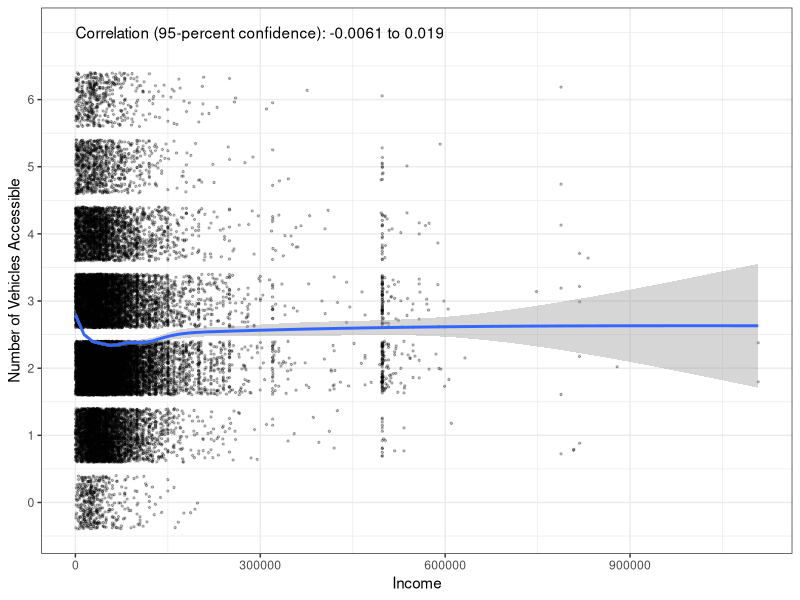
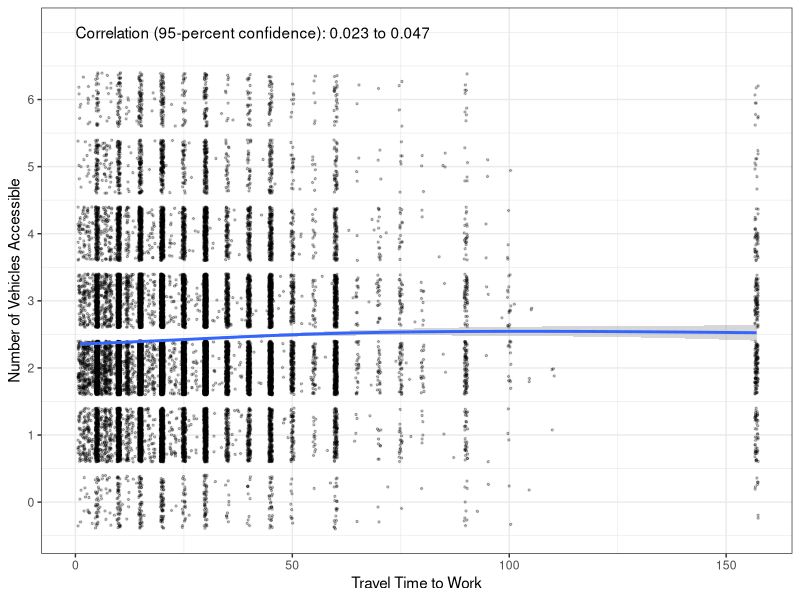
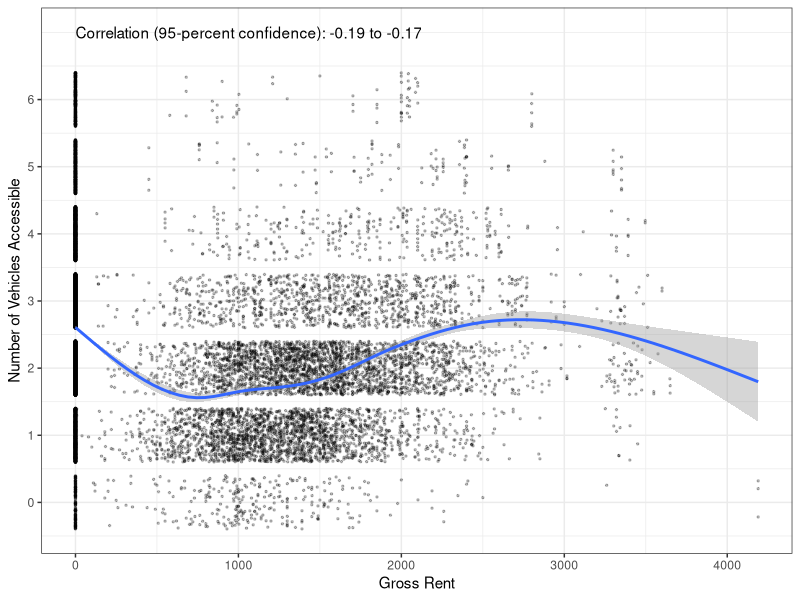
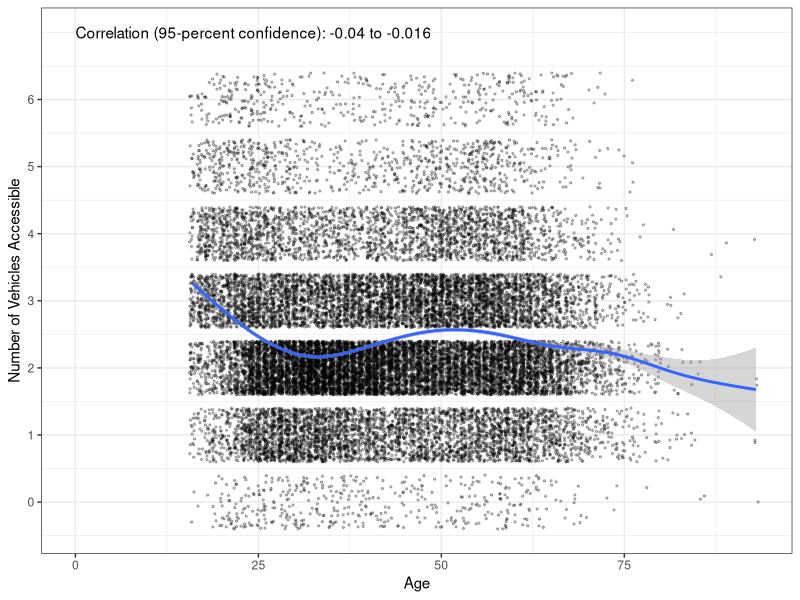
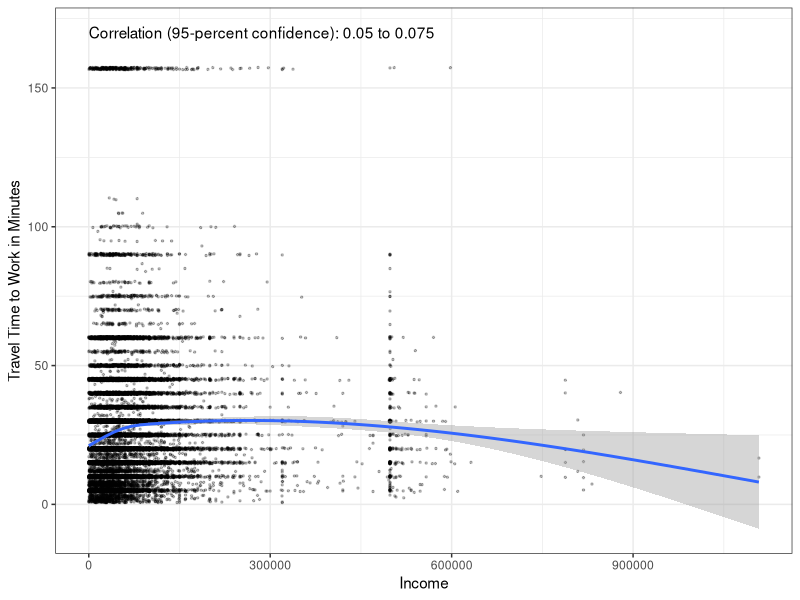
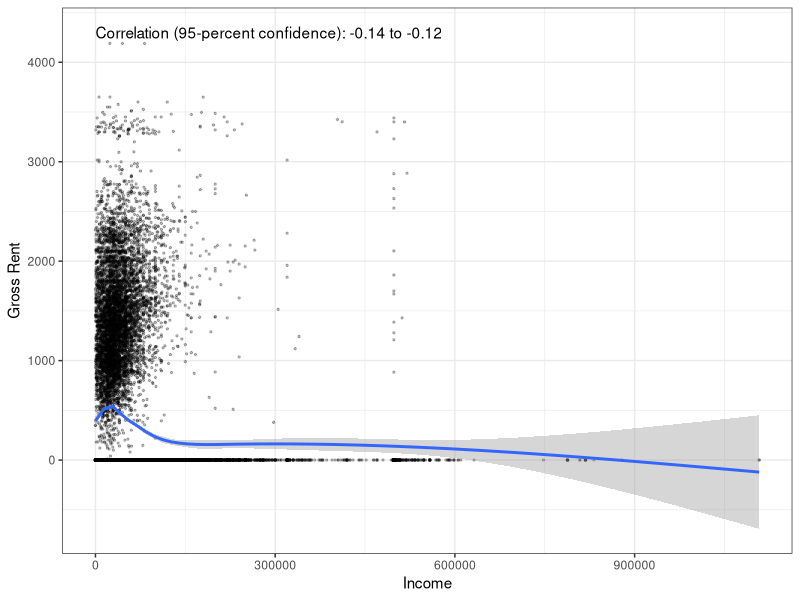
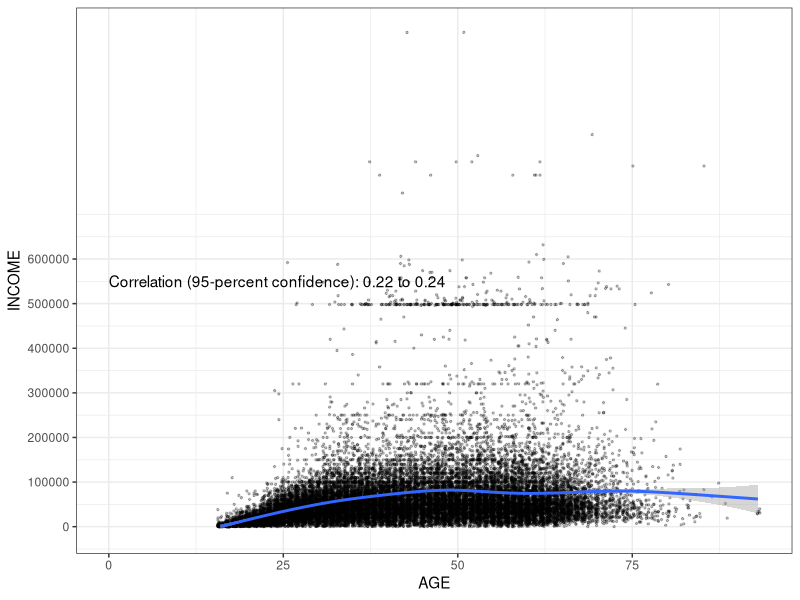
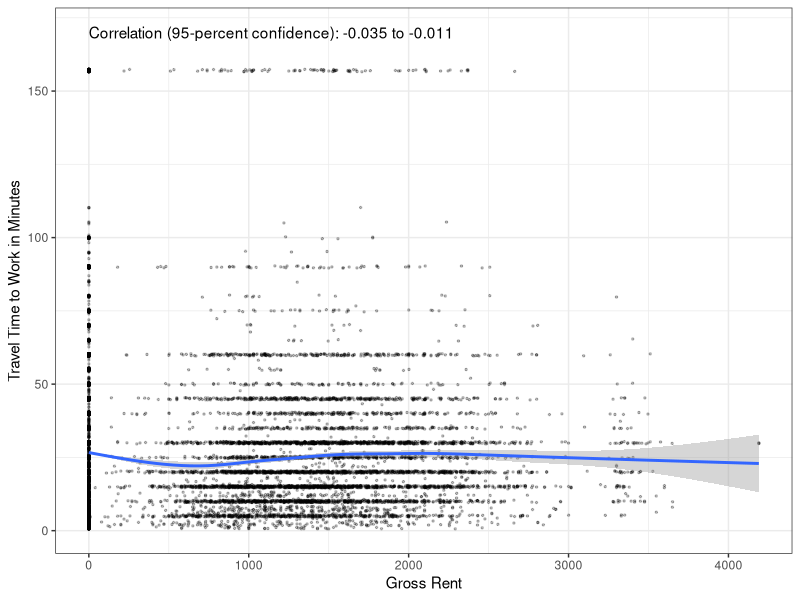

Write R code to recreate these figures, in order. (Note: this script raises an error after producing the figures.)
## ---- chunk 1
knitr::opts_chunk$set(echo = TRUE, warning=FALSE, message=FALSE)
## ---- chunk 2
library(tidyverse)
library(ggplot2)
## ---- chunk 3
transpo_data <- read.csv("transpo_data.csv") %>%
  mutate(meansTW = case_when(
    JWTR_label=="Bicycle"~"Bicycle",
    JWTR_label=="Bus or trolley bus"~"Bus or\ntrolley bus",
    JWTR_label=="Car, truck, or van"~"Car, truck,\nor van",
    JWTR_label=="Motorcycle"~"Motorcycle",
    JWTR_label=="Other method"~"Other",
    JWTR_label=="Railroad"~"Railroad",
    JWTR_label=="Streetcar or trolley car (carro publico in Puerto Rico)"~"Streetcar or\ntrolley car",
    JWTR_label=="Subway or elevated"~"Subway or\nelevated",
    JWTR_label=="Taxicab"~"Taxicab",
    JWTR_label=="Walked"~"Walk")) %>%
  mutate(edu = case_when(
    SCHL_label=="Some college, but less than 1 year"~"<1 year of college",
    SCHL_label=="Regular high school diploma"~"High school diploma",
    SCHL_label=="Bachelor's degree"~"Bachelor's degree",
    SCHL_label=="1 or more years of college credit, no degree"~"> 1 yr of college,\nno degree",
    SCHL_label=="Master's degree"~"Master's degree",
    SCHL_label=="GED or alternative credential"~"GED",
    SCHL_label=="Doctorate degree"~"Doctorate degree",
    SCHL_label=="Associate's degree"~"Associate's degree",
    SCHL_label=="Grade 8"~"Grade 8",
    SCHL_label=="Grade 7"~"Grade 7",
    SCHL_label=="Grade 10"~"Grade 10",
    SCHL_label=="12th grade - no diploma"~"12th grade -\nno diploma",
    SCHL_label=="Grade 6"~"Grade 6",
    SCHL_label=="Grade 11"~"Grade 11",
    SCHL_label=="Professional degree beyond a bachelor's degree"~"Professional degree",
    SCHL_label=="Grade 9"~"Grade 9",
    SCHL_label=="No schooling completed"~"No schooling",
    SCHL_label=="Grade 5"~"Grade 5",
    SCHL_label=="Grade 4"~"Grade 4",
    SCHL_label=="Nursery school, preschool"~"Preschool",
    SCHL_label=="Grade 3"~"Grade 3",
    SCHL_label=="Grade 1"~"Grade 1",
    SCHL_label=="Kindergarten"~"Kindergarten",
    SCHL_label=="Grade 2"~"Grade 2"))

## ---- chunk 4
veh_inc_correlation <- cor.test(transpo_data$vehicle, transpo_data$PINCP)

veh_inc_correlation
## ---- chunk 5
options(scipen = 999)
ggplot(transpo_data, aes(x = PINCP, y = vehicle)) +
  geom_point(size = 0.5, alpha = 0.25, position = "jitter") +
  geom_smooth() +
  theme_bw() +
  scale_x_continuous(name = "Income") +
  scale_y_continuous(name = "Number of Vehicles Accessible", 
                     breaks = seq(0, 6, by = 1),
                     labels = paste(prettyNum(seq(0, 6, by = 1),
                                              big.mark = ","))) +
  annotate(geom = "text", x = 0, y = 7, 
           label = paste("Correlation (95-percent confidence):",
                         prettyNum(veh_inc_correlation$conf.int[1], digits = 2), 
                         "to",
                         prettyNum(veh_inc_correlation$conf.int[2], digits = 2)),
           hjust = 0)
  
## ---- chunk 6
veh_time_correlation <- cor.test(transpo_data$vehicle, transpo_data$JWMNP)

veh_time_correlation
## ---- chunk 7
options(scipen = 999)
ggplot(transpo_data, aes(x = JWMNP, y = vehicle)) +
  geom_point(size = 0.5, alpha = 0.25, position = "jitter") +
  geom_smooth() +
  theme_bw() +
  scale_x_continuous(name = "Travel Time to Work") +
  scale_y_continuous(name = "Number of Vehicles Accessible", 
                     breaks = seq(0, 6, by = 1),
                     labels = paste(prettyNum(seq(0, 6, by = 1),
                                              big.mark = ","))) +
  annotate(geom = "text", x = 0, y = 7, 
           label = paste("Correlation (95-percent confidence):",
                         prettyNum(veh_time_correlation$conf.int[1], digits = 2), 
                         "to",
                         prettyNum(veh_time_correlation$conf.int[2], digits = 2)),
           hjust = 0)
  
## ---- chunk 8
veh_rent_correlation <- cor.test(transpo_data$vehicle, transpo_data$GRNTP)

veh_rent_correlation
## ---- chunk 9
options(scipen = 999)
ggplot(transpo_data, aes(x = GRNTP, y = vehicle)) +
  geom_point(size = 0.5, alpha = 0.25, position = "jitter") +
  geom_smooth() +
  theme_bw() +
  scale_x_continuous(name = "Gross Rent") +
  scale_y_continuous(name = "Number of Vehicles Accessible", 
                     breaks = seq(0, 6, by = 1),
                     labels = paste(prettyNum(seq(0, 6, by = 1),
                                              big.mark = ","))) +
  annotate(geom = "text", x = 0, y = 7, 
           label = paste("Correlation (95-percent confidence):",
                         prettyNum(veh_rent_correlation$conf.int[1], digits = 2), 
                         "to",
                         prettyNum(veh_rent_correlation$conf.int[2], digits = 2)),
           hjust = 0)
  
## ---- chunk 10
veh_age_correlation <- cor.test(transpo_data$vehicle, transpo_data$AGEP)

veh_age_correlation
## ---- chunk 11
options(scipen = 999)
ggplot(transpo_data, aes(x = AGEP, y = vehicle)) +
  geom_point(size = 0.5, alpha = 0.25, position = "jitter") +
  geom_smooth() +
  theme_bw() +
  scale_x_continuous(name = "Age") +
  scale_y_continuous(name = "Number of Vehicles Accessible", 
                     breaks = seq(0, 6, by = 1),
                     labels = paste(prettyNum(seq(0, 6, by = 1),
                                              big.mark = ","))) +
  annotate(geom = "text", x = 0, y = 7, 
           label = paste("Correlation (95-percent confidence):",
                         prettyNum(veh_age_correlation$conf.int[1], digits = 2), 
                         "to",
                         prettyNum(veh_age_correlation$conf.int[2], digits = 2)),
           hjust = 0)
  
## ---- chunk 12
income_time_correlation <- cor.test(transpo_data$PINCP, transpo_data$JWMNP)

income_time_correlation
## ---- chunk 13
options(scipen = 999)
ggplot(transpo_data, aes(x = PINCP, y = JWMNP)) +
  geom_point(size = 0.5, alpha = 0.25, position = "jitter") +
  geom_smooth() +
  theme_bw() +
  scale_x_continuous(name = "Income") +
  scale_y_continuous(name = "Travel Time to Work in Minutes") +
  annotate(geom = "text", x = 0, y = 170, 
           label = paste("Correlation (95-percent confidence):",
                         prettyNum(income_time_correlation$conf.int[1], digits = 2), 
                         "to",
                         prettyNum(income_time_correlation$conf.int[2], digits = 2)),
           hjust = 0)
  
## ---- chunk 14
income_rent_correlation <- cor.test(transpo_data$PINCP, transpo_data$GRNTP)

income_rent_correlation
## ---- chunk 15
options(scipen = 999)
ggplot(transpo_data, aes(x = PINCP, y = GRNTP)) +
  geom_point(size = 0.5, alpha = 0.25, position = "jitter") +
  geom_smooth() +
  theme_bw() +
  scale_x_continuous(name = "Income") +
  scale_y_continuous(name = "Gross Rent") +
  annotate(geom = "text", x = 0, y = 4300, 
           label = paste("Correlation (95-percent confidence):",
                         prettyNum(income_rent_correlation$conf.int[1], digits = 2), 
                         "to",
                         prettyNum(income_rent_correlation$conf.int[2], digits = 2)),
           hjust = 0)
  
## ---- chunk 16
income_age_correlation <- cor.test(transpo_data$PINCP, transpo_data$AGEP)

income_age_correlation
## ---- chunk 17
options(scipen = 999)
ggplot(transpo_data, aes(x = AGEP, y = PINCP)) +
  geom_point(size = 0.5, alpha = 0.25, position = "jitter") +
  geom_smooth() +
  theme_bw() +
  scale_x_continuous(name = "AGE") +
  scale_y_continuous(name = "INCOME",
                     breaks = seq(0, 600000, by = 100000)) +
  annotate(geom = "text", x = 0, y = 550000, 
           label = paste("Correlation (95-percent confidence):",
                         prettyNum(income_age_correlation$conf.int[1], digits = 2), 
                         "to",
                         prettyNum(income_age_correlation$conf.int[2], digits = 2)),
           hjust = 0)
  
## ---- chunk 18
time_rent_correlation <- cor.test(transpo_data$GRNTP, transpo_data$JWMNP)

time_rent_correlation
## ---- chunk 19
options(scipen = 999)
ggplot(transpo_data, aes(x = GRNTP, y = JWMNP)) +
  geom_point(size = 0.5, alpha = 0.25, position = "jitter") +
  geom_smooth() +
  theme_bw() +
  scale_x_continuous(name = "Gross Rent") +
  scale_y_continuous(name = "Travel Time to Work in Minutes") +
  annotate(geom = "text", x = 0, y = 170, 
           label = paste("Correlation (95-percent confidence):",
                         prettyNum(time_rent_correlation$conf.int[1], digits = 2), 
                         "to",
                         prettyNum(time_rent_correlation$conf.int[2], digits = 2)),
           hjust = 0)
  
## ---- chunk 20
time_age_correlation <- cor.test(transpo_data$AGEP, transpo_data$JWMNP)

time_age_correlation
## ---- chunk 21
options(scipen = 999)
ggplot(transpo_data, aes(x = AGEP, y = JWMNP)) +
  geom_point(size = 0.5, alpha = 0.25, position = "jitter") +
  geom_smooth() +
  theme_bw() +
  scale_x_continuous(name = "Age") +
  scale_y_continuous(name = "Travel Time to Work in Minutes") +
  annotate(geom = "text", x = 0, y = 170, 
           label = paste("Correlation (95-percent confidence):",
                         prettyNum(time_age_correlation$conf.int[1], digits = 2), 
                         "to",
                         prettyNum(time_age_correlation$conf.int[2], digits = 2)),
           hjust = 0)
  
## ---- chunk 22
age_rent_correlation <- cor.test(transpo_data$AGEP, transpo_data$GRNTP)

age_rent_correlation
## ---- chunk 23
options(scipen = 999)
ggplot(transpo_data, aes(x = AGEP, y = GRNTP)) +
  geom_point(size = 0.5, alpha = 0.25, position = "jitter") +
  geom_smooth() +
  theme_bw() +
  scale_x_continuous(name = "Age") +
  scale_y_continuous(name = "Rent") +
  annotate(geom = "text", x = 0, y = 5000, 
           label = paste("Correlation (95-percent confidence):",
                         prettyNum(age_rent_correlation$conf.int[1], digits = 2), 
                         "to",
                         prettyNum(age_rent_correlation$conf.int[2], digits = 2)),
           hjust = 0)
  
## ---- chunk 24
veh_difference = t.test(vehicle ~ SEX_label == "Male",
                    data = transpo_data)
veh_difference
## ---- chunk 25
ggplot(transpo_data, aes(x = SEX_label, y = vehicle)) +
  geom_boxplot() +
  theme_bw() +
  scale_x_discrete(name = "Sex",
                   labels = c("Female", "Male")) +
   scale_y_continuous(name = "Number of Vehicles Accessible", 
                     breaks = seq(0, 6, by = 1),
                     labels = paste(prettyNum(seq(0, 6, by = 1),
                                              big.mark = ","))) +
  annotate(geom = "text", x = 1.5, y = 3, size = 3,
           label = paste("Difference in means\n(95% confidence):\n",
                         prettyNum(abs(veh_difference$conf.int[2]), 
                                   digits = 3), " to ",
                         prettyNum(abs(veh_difference$conf.int[1]), 
                                   digits = 3),
                         sep = "")) +
  annotate(geom = "text", x = 1, y = veh_difference$estimate[1], size = 3,
           label = paste("Mean (95% confidence):",
                         prettyNum(veh_difference$estimate[1], digits = 3))) +
  annotate(geom = "text", x = 2, y = veh_difference$estimate[2], size = 3,
           label = paste("Mean (95% confidence):",
                         prettyNum(veh_difference$estimate[2], digits = 3)))
## ---- chunk 26
income_difference = t.test(PINCP ~ SEX_label == "Male",
                    data = transpo_data)
income_difference
## ---- chunk 27
ggplot(transpo_data, aes(x = SEX_label, y = PINCP)) +
  geom_violin() +
  theme_bw() +
  scale_x_discrete(name = "Sex",
                   labels = c("Female", "Male")) +
   scale_y_continuous(name = "Income", 
                     breaks = seq(0, 500000, by = 50000),
                     labels = paste("$", 
                                    prettyNum(seq(0, 500000, by = 50000),
                                              big.mark = ","))) +
  annotate(geom = "text", x = 1.5, y = 250000, size = 3,
           label = paste("Difference in means\n(95% confidence):\n$",
                         prettyNum(abs(income_difference$conf.int[2]), 
                                   digits = 0), " to $",
                         prettyNum(abs(income_difference$conf.int[1]), 
                                   digits = 0),
                         sep = "")) +
  annotate(geom = "text", x = 1, y = income_difference$estimate[1], size = 3,
           label = paste("Mean (95% confidence):\n$",
                         prettyNum(income_difference$estimate[1], digits = 0))) +
  annotate(geom = "text", x = 2, y = income_difference$estimate[2], size = 3,
           label = paste("Mean (95% confidence):\n$",
                         prettyNum(income_difference$estimate[2], digits = 0)))
## ---- chunk 28
time_difference = t.test(JWMNP ~ SEX_label == "Male",
                    data = transpo_data)
time_difference
## ---- chunk 29
ggplot(transpo_data, aes(x = SEX_label, y = JWMNP)) +
  geom_violin() +
  theme_bw() +
  scale_x_discrete(name = "Sex",
                   labels = c("Female", "Male")) +
   scale_y_continuous(name = "Travel time to work in minutes", 
                     breaks = seq(0, 150, by = 15),
                     labels = paste(prettyNum(seq(0, 150, by = 15),
                                              big.mark = ","))) +
  annotate(geom = "text", x = 1.5, y = 75, size = 3,
           label = paste("Difference in means\n(95% confidence):\n",
                         prettyNum(abs(time_difference$conf.int[2]), 
                                   digits = 3), " to ",
                         prettyNum(abs(time_difference$conf.int[1]), 
                                   digits = 3),
                         sep = "")) +
  annotate(geom = "text", x = 1, y = time_difference$estimate[1], size = 3,
           label = paste("Mean (95% confidence):\n",
                         prettyNum(time_difference$estimate[1], digits = 3))) +
  annotate(geom = "text", x = 2, y = time_difference$estimate[2], size = 3,
           label = paste("Mean (95% confidence):\n",
                         prettyNum(time_difference$estimate[2], digits = 3)))
## ---- chunk 30
rent_difference = t.test(GRNTP ~ SEX_label == "Male",
                    data = transpo_data)
rent_difference
## ---- chunk 31
ggplot(transpo_data, aes(x = SEX_label, y = GRNTP)) +
  geom_violin() +
  theme_bw() +
  scale_x_discrete(name = "Sex",
                   labels = c("Female", "Male")) +
   scale_y_continuous(name = "Rent", 
                     breaks = seq(0, 5000, by = 500),
                     labels = paste("$", 
                                    prettyNum(seq(0, 5000, by = 500),
                                              big.mark = ","))) +
  annotate(geom = "text", x = 1.5, y = 2500, size = 3,
           label = paste("Difference in means:\n$",
                         prettyNum(abs(rent_difference$conf.int[2]), 
                                   digits = 0), " to $",
                         prettyNum(abs(rent_difference$conf.int[1]), 
                                   digits = 0),
                         sep = "")) +
  annotate(geom = "text", x = 1, y = rent_difference$estimate[1], size = 3,
           label = paste("Mean:\n$",
                         prettyNum(rent_difference$estimate[1], digits = 0))) +
  annotate(geom = "text", x = 2, y = rent_difference$estimate[2], size = 3,
           label = paste("Mean:\n$",
                         prettyNum(rent_difference$estimate[2], digits = 0)))
## ---- chunk 32
age_difference = t.test(AGEP ~ SEX_label == "Male",
                    data = transpo_data)
age_difference
## ---- chunk 33
means_veh_anova <- aov(vehicle ~ meansTW, data = transpo_data)

summary(means_veh_anova)
## ---- chunk 34
means_veh_differences <- TukeyHSD(means_veh_anova)

as_tibble(cbind(pair = row.names(means_veh_differences$meansTW),
                means_veh_differences$meansTW))
## ---- chunk 35
ggplot(transpo_data, aes(x = meansTW, y = vehicle)) +
  geom_boxplot() +
  theme_bw() +
  theme(axis.text.x = element_text(angle = 90)) +
  scale_x_discrete(name = "Means of Transportation to Work") +
  scale_y_continuous(name = "Number of Accessible Vehicles", 
                     breaks = seq(0, 6, by = 1),
                     labels = paste(prettyNum(seq(0, 6, by = 1))))
  
## ---- chunk 36
means_income_anova <- aov(PINCP ~ meansTW, data = transpo_data)

summary(means_income_anova)
## ---- chunk 37
means_income_differences <- TukeyHSD(means_income_anova)

as_tibble(cbind(pair = row.names(means_income_differences$meansTW),
                means_income_differences$meansTW))
## ---- chunk 38
ggplot(transpo_data, aes(x = meansTW, y = PINCP)) +
  geom_violin() +
  theme_bw() +
  theme(axis.text.x = element_text(angle = 90)) +
  scale_x_discrete(name = "Means of Transportation to Work") +
  scale_y_continuous(name = "Income", 
                     breaks = seq(0, 500000, by = 50000),
                     labels = paste("$", 
                                    prettyNum(seq(0, 500000, by = 50000),
                                              big.mark = ",")))
  
## ---- chunk 39
means_time_anova <- aov(JWMNP ~ meansTW, data = transpo_data)

summary(means_time_anova)
## ---- chunk 40
means_time_differences <- TukeyHSD(means_time_anova)

as_tibble(cbind(pair = row.names(means_time_differences$meansTW),
                means_time_differences$meansTW))
## ---- chunk 41
ggplot(transpo_data, aes(x = meansTW, y = JWMNP)) +
  geom_boxplot() +
  theme_bw() +
  theme(axis.text.x = element_text(angle = 90)) +
  scale_x_discrete(name = "Means of Transportation to Work") +
  scale_y_continuous(name = "Travel Time to Work in Minutes", 
                     breaks = seq(0, 150, by = 15),
                     labels = paste(prettyNum(seq(0, 150, by = 15))))
  
## ---- chunk 42
means_rent_anova <- aov(GRNTP ~ meansTW, data = transpo_data)

summary(means_rent_anova)
## ---- chunk 43
means_rent_differences <- TukeyHSD(means_rent_anova)

as_tibble(cbind(pair = row.names(means_rent_differences$meansTW),
                means_rent_differences$meansTW))
## ---- chunk 44
ggplot(transpo_data, aes(x = meansTW, y = GRNTP)) +
  geom_boxplot() +
  theme_bw() +
  theme(axis.text.x = element_text(angle = 90)) +
  scale_x_discrete(name = "Means of Transportation to Work") +
  scale_y_continuous(name = "Rent", 
                     breaks = seq(0, 5000, by = 500),
                     labels = paste("$", 
                                    prettyNum(seq(0, 5000, by = 500),
                                              big.mark = ",")))
## ---- chunk 45
means_age_anova <- aov(AGEP ~ meansTW, data = transpo_data)

summary(means_age_anova)
## ---- chunk 46
means_age_differences <- TukeyHSD(means_age_anova)

as_tibble(cbind(pair = row.names(means_age_differences$meansTW),
                means_age_differences$meansTW))
## ---- chunk 47
ggplot(transpo_data, aes(x = meansTW, y = AGEP)) +
  geom_violin() +
  theme_bw() +
  theme(axis.text.x = element_text(angle = 90)) +
  scale_x_discrete(name = "Means of Transportation to Work") +
  scale_y_continuous(name = "Age", 
                     breaks = seq(0, 90, by = 10),
                     labels = paste(prettyNum(seq(0, 90, by = 10))))
  
## ---- chunk 48
ed_veh_anova <- aov(vehicle ~ edu, data = transpo_data)

summary(ed_veh_anova)
## ---- chunk 49
ed_veh_differences <- TukeyHSD(ed_veh_anova)

as_tibble(cbind(pair = row.names(ed_veh_differences$edu),
                ed_veh_differences$edu))
## ---- chunk 50
ggplot(transpo_data, aes(x = edu, y = vehicle)) +
  geom_boxplot() +
  theme_bw() +
  theme(axis.text.x = element_text(angle = 90)) +
  scale_x_discrete(name = "Educational Attainment") +
  scale_y_continuous(name = "Number of Accessible Vehicles", 
                     breaks = seq(0, 6, by = 1),
                     labels = paste(prettyNum(seq(0, 6, by = 1))))
  
## ---- chunk 51
ed_income_anova <- aov(PINCP ~ edu, data = transpo_data)

summary(ed_income_anova)
## ---- chunk 52
ed_income_differences <- TukeyHSD(ed_income_anova)

as_tibble(cbind(pair = row.names(ed_income_differences$edu),
                ed_income_differences$edu))
## ---- chunk 53
ggplot(transpo_data, aes(x = edu, y = PINCP)) +
  geom_violin() +
  theme_bw() +
  theme(axis.text.x = element_text(angle = 90)) +
  scale_x_discrete(name = "Educational Attainment") +
  scale_y_continuous(name = "Income", 
                     breaks = seq(0, 500000, by = 50000),
                     labels = paste("$", 
                                    prettyNum(seq(0, 500000, by = 50000),
                                              big.mark = ",")))
  
## ---- chunk 54
ed_time_anova <- aov(JWMNP ~ edu, data = transpo_data)

summary(ed_time_anova)
## ---- chunk 55
ed_rent_anova <- aov(GRNTP ~ edu, data = transpo_data)

summary(ed_rent_anova)
## ---- chunk 56
ed_rent_differences <- TukeyHSD(ed_rent_anova)

as_tibble(cbind(pair = row.names(ed_rent_differences$edu),
                ed_rent_differences$edu))
## ---- chunk 57
ggplot(transpo_data, aes(x = edu, y = GRNTP)) +
  geom_boxplot() +
  theme_bw() +
  theme(axis.text.x = element_text(angle = 90)) +
  scale_x_discrete(name = "Educational Attainment") +
  scale_y_continuous(name = "Rent", 
                     breaks = seq(0, 5000, by = 500),
                     labels = paste("$", 
                                    prettyNum(seq(0, 5000, by = 500),
                                              big.mark = ",")))
## ---- chunk 58
ed_age_anova <- aov(AGEP ~ edu, data = transpo_data)

summary(ed_age_anova)
## ---- chunk 59
ed_age_differences <- TukeyHSD(ed_age_anova)

as_tibble(cbind(pair = row.names(ed_age_differences$edu),
                ed_age_differences$edu))
## ---- chunk 60
ggplot(transpo_data, aes(x = edu, y = AGEP)) +
  geom_violin() +
  theme_bw() +
  theme(axis.text.x = element_text(angle = 90)) +
  scale_x_discrete(name = "Educational Attainment") +
  scale_y_continuous(name = "Age", 
                     breaks = seq(0, 90, by = 10),
                     labels = paste(prettyNum(seq(0, 90, by = 10))))
  
## ---- chunk 61
sex_means_chi_sq <- chisq.test(transpo_data$meansTW, transpo_data$SEX_label == "Male") 

sex_means_chi_sq
## ---- chunk 62
sex_means_chi_sq$observed
## ---- chunk 63
sex_means_chi_sq$expected
## ---- chunk 64
sex_edu_chi_sq <- chisq.test(transpo_data$edu, transpo_data$SEX_label == "Male") 

sex_edu_chi_sq
## ---- chunk 65
sex_edu_chi_sq$observed
## ---- chunk 66
sex_edu_chi_sq$expected
## ---- chunk 67
edu_means_chi_sq <- chisq.test(transpo_data$edu, transpo_data$meansTW) 

edu_means_chi_sq
## ---- chunk 68
edu_means_chi_sq$observed
## ---- chunk 69
edu_means_chi_sq$expected
